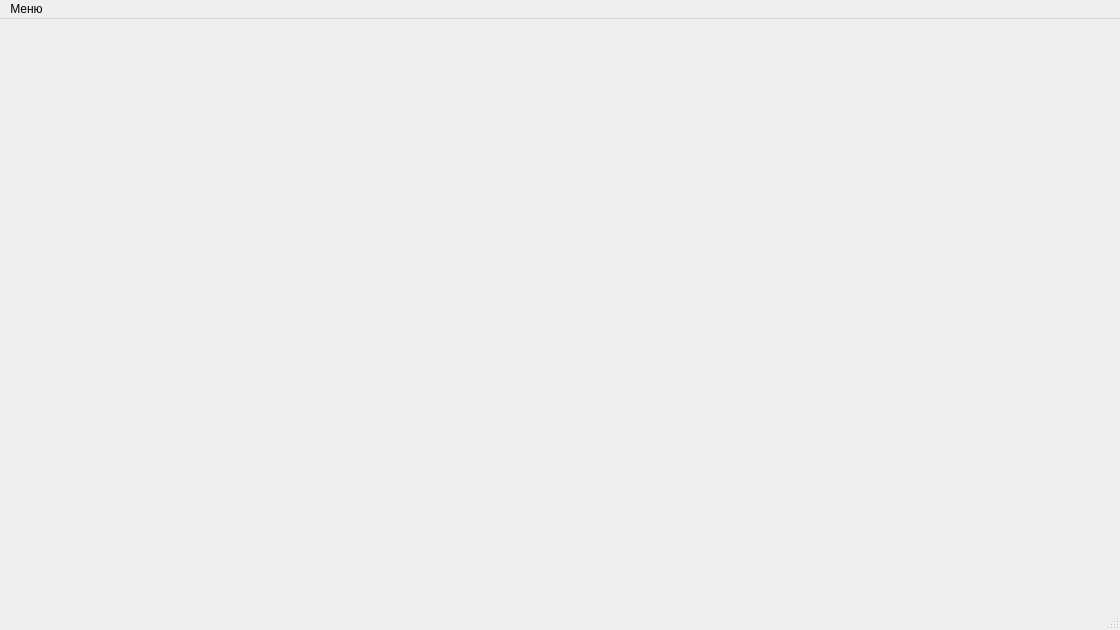
<?xml version="1.0" encoding="UTF-8"?>
<ui version="4.0">
 <class>MainWindow</class>
 <widget class="QMainWindow" name="MainWindow">
  <property name="geometry">
   <rect>
    <x>0</x>
    <y>0</y>
    <width>1120</width>
    <height>630</height>
   </rect>
  </property>
  <property name="minimumSize">
   <size>
    <width>1120</width>
    <height>630</height>
   </size>
  </property>
  <property name="windowTitle">
   <string>MainWindow</string>
  </property>
  <property name="inputMethodHints">
   <set>Qt::ImhNone</set>
  </property>
  <widget class="QWidget" name="centralwidget">
   <layout class="QGridLayout" name="gridLayout">
    <item row="0" column="0">
     <widget class="QStackedWidget" name="stackedWidget">
      <property name="currentIndex">
       <number>1</number>
      </property>
      <widget class="QWidget" name="page">
       <layout class="QGridLayout" name="gridLayout_page1"/>
      </widget>
      <widget class="QWidget" name="page_2">
       <layout class="QGridLayout" name="gridLayout_page2"/>
      </widget>
     </widget>
    </item>
   </layout>
  </widget>
  <widget class="QMenuBar" name="menubar">
   <property name="geometry">
    <rect>
     <x>0</x>
     <y>0</y>
     <width>1120</width>
     <height>20</height>
    </rect>
   </property>
   <widget class="QMenu" name="menu">
    <property name="title">
     <string>Меню</string>
    </property>
    <addaction name="logout"/>
    <addaction name="exit"/>
   </widget>
   <addaction name="menu"/>
  </widget>
  <widget class="QStatusBar" name="statusbar"/>
  <action name="logout">
   <property name="text">
    <string>Logout</string>
   </property>
  </action>
  <action name="exit">
   <property name="text">
    <string>Exit</string>
   </property>
  </action>
 </widget>
 <resources/>
 <connections>
  <connection>
   <sender>exit</sender>
   <signal>triggered()</signal>
   <receiver>MainWindow</receiver>
   <slot>close()</slot>
   <hints>
    <hint type="sourcelabel">
     <x>-1</x>
     <y>-1</y>
    </hint>
    <hint type="destinationlabel">
     <x>399</x>
     <y>239</y>
    </hint>
   </hints>
  </connection>
 </connections>
</ui>
